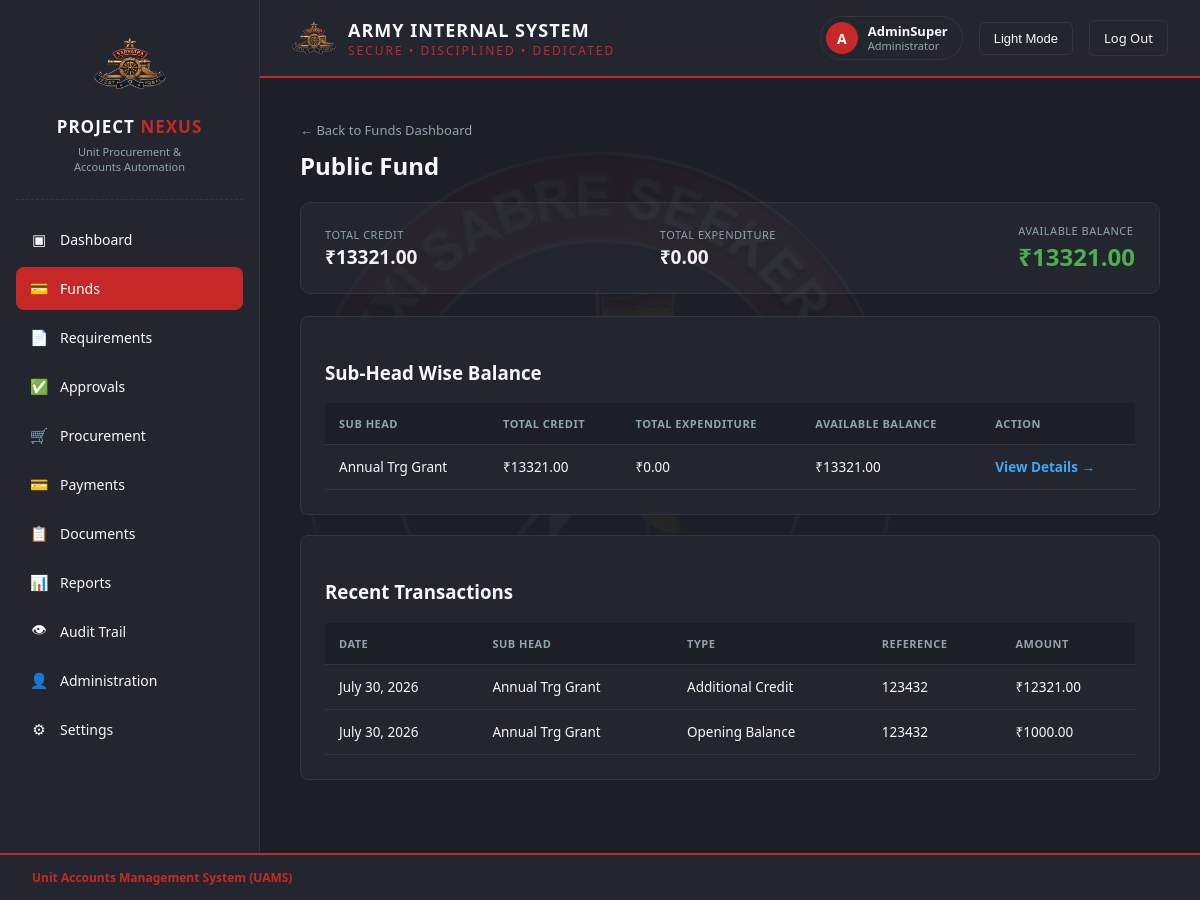
/finance/funds/95928cb2-1ea1-4e2d-93f0-b0ba2e22559a/ (signed in), run on the app's committed database.
### authentication/models.py (models this page shows)
class User(AbstractUser):
    ROLE_CHOICES = [
        ('HEAD_CLERK', 'Head Clerk'),
        ('ACCOUNTS_CLERK', 'Accounts Clerk'),
        ('ACCOUNTS_JCO', 'Accounts JCO'),
        ('ACCOUNTS_OFFICER', 'Accounts Officer'),
        ('CFA', 'Competent Financial Authority (CFA)'),
        ('ADMINISTRATOR', 'Administrator'),
    ]
    STATUS_CHOICES = [
        ('ACTIVE', 'Active'),
        ('SUSPENDED', 'Suspended'),
        ('INACTIVE', 'Inactive'),
    ]
    id = models.UUIDField(primary_key=True, default=uuid.uuid4, editable=False)
    role = models.CharField(max_length=30, choices=ROLE_CHOICES, default='ACCOUNTS_CLERK')
    status = models.CharField(max_length=20, choices=STATUS_CHOICES, default='ACTIVE')
    class Meta:
        db_table = 'uams_users'

### masterdata/models.py (models this page shows, shortened)
class FundHead(CoreModel):
    name = models.CharField(max_length=150, unique=True)
    code = models.CharField(max_length=20, unique=True)
    is_active = models.BooleanField(default=True)
    class Meta:
        db_table = "md_fund_heads"
        ordering = ["name"]

class SubHead(CoreModel):
    fund_head = models.ForeignKey(
        FundHead, on_delete=models.PROTECT, related_name="sub_heads"
    )
    name = models.CharField(max_length=150)
    code = models.CharField(max_length=20)
    is_active = models.BooleanField(default=True)
    class Meta:
        db_table = "md_sub_heads"
        ordering = ["fund_head__name", "name"]
        unique_together = ("fund_head", "code")
        verbose_name_plural = "Sub Heads"

### finance/models.py (models this page shows, shortened)
class FundTransaction(CoreModel):
    TRANSACTION_TYPE_CHOICES = [
        ("OPENING", "Opening Balance"),
        ("CREDIT", "Additional Credit"),
        ("EXPENDITURE", "Actual Expenditure"),
        ("CREDIT_REVERSAL", "Credit Reversal"),
        ("EXPENDITURE_REVERSAL", "Expenditure Reversal"),
        ("ADJUSTMENT_CREDIT", "Credit Adjustment"),
        ("ADJUSTMENT_DEBIT", "Debit Adjustment"),
    ]
    financial_year = models.ForeignKey(
        FinancialYear,
        on_delete=models.PROTECT,
        related_name="fund_transactions",
    )
    sub_head = models.ForeignKey(
        SubHead,
        on_delete=models.PROTECT,
        related_name="fund_transactions",
    )
    transaction_type = models.CharField(
        max_length=30,
        choices=TRANSACTION_TYPE_CHOICES,
    )
    amount = models.DecimalField(
        max_digits=15,
        decimal_places=2,
        validators=[MinValueValidator(Decimal("0.01"))],
    )
    transaction_date = models.DateField(
        default=timezone.localdate,
    )
    fund_entry = models.OneToOneField(
        FundEntry,
        on_delete=models.PROTECT,
        related_name="ledger_transaction",
        blank=True,
        null=True,
    )
    reference_number = models.CharField(
        max_length=100,
        blank=True,
        null=True,
    )
    reference_type = models.CharField(
        max_length=50,
        blank=True,
        null=True,
        help_text="Example: FUND_ENTRY, PAYMENT or REVERSAL.",
    )
    reference_id = models.PositiveBigIntegerField(
        blank=True,
        null=True,
    )
    remarks = models.TextField(
        blank=True,
        null=True,
    )
    is_reversed = models.BooleanField(
        default=False,
    )
    class Meta:
        db_table = "fin_fund_transactions"
        ordering = ["-transaction_date", "-created_at"]
        verbose_name = "Fund Transaction"
        verbose_name_plural = "Fund Transactions"

### finance/views.py (the view)
@login_required
def fund_head_detail(request, pk):
    role = getattr(request.user, "role", None)
    if role not in FUND_ROLES:
        raise PermissionDenied(
            "You are not authorised to access Funds."
        )
    fund_head = get_object_or_404(FundHead, pk=pk)
    fund_txns = FundTransaction.objects.filter(sub_head__fund_head=fund_head)
    summary = _balance_summary(fund_txns)
    sub_heads = []
    for sh in fund_head.sub_heads.filter(is_active=True).order_by("name"):
        sh_txns = FundTransaction.objects.filter(sub_head=sh)
        sh_summary = _balance_summary(sh_txns)
        sub_heads.append({"sub_head": sh, **sh_summary})
    recent_transactions = fund_txns.select_related("sub_head").order_by(
        "-transaction_date", "-created_at"
    )[:10]
    context = {
        "fund_head": fund_head,
        "summary": summary,
        "sub_heads": sub_heads,
        "recent_transactions": recent_transactions,
        "role": role,
    }
    return render(request, "finance/fund_head_detail.html", context)

### core_base/models.py (called while the page is built)
    def get_queryset(self):
        return super().get_queryset().filter(is_deleted=False)

### finance/views.py (called while the page is built)
def _balance_summary(transaction_qs):
    totals = transaction_qs.aggregate(
        total_credit=Coalesce(
            Sum("amount", filter=Q(transaction_type__in=CREDIT_TYPES)),
            ZERO,
        ),
        total_expenditure=Coalesce(
            Sum("amount", filter=Q(transaction_type="EXPENDITURE")),
            ZERO,
        ),
        total_debit=Coalesce(
            Sum("amount", filter=Q(transaction_type__in=DEBIT_TYPES)),
            ZERO,
        ),
    )
    totals["available_balance"] = (
        totals["total_credit"] - totals["total_debit"]
    )
    return totals

### templates/finance/fund_head_detail.html (shortened to what this page needs)
{% load static %}
<!DOCTYPE html>
<html lang="en">
<head>
  <link rel="stylesheet" href="{% static 'css/style.css' %}">
</head>
<body>
<div class="app-layout">
  {% include 'partials/sidebar.html' with active_nav='funds' %}
  <div class="main-content">
    {% include 'partials/header.html' with active_nav='funds' %}
    <div class="dashboard-shell">
      <a href="{% url 'finance:fund-dashboard' %}" class="fhd-back">&larr; Back to Funds Dashboard</a>
      <h2 class="fhd-title">{{ fund_head.name }}</h2>
      <div class="fhd-summary-card">
        <div class="fhd-summary-item">
          <div class="label">Total Credit</div>
          <div class="value">&#8377;{{ summary.total_credit|floatformat:2 }}</div>
        </div>
        <div class="fhd-summary-item">
          <div class="label">Total Expenditure</div>
          <div class="value">&#8377;{{ summary.total_expenditure|floatformat:2 }}</div>
        </div>
        <div class="fhd-summary-item balance">
          <div class="label">Available Balance</div>
          <div class="value">&#8377;{{ summary.available_balance|floatformat:2 }}</div>
        </div>
      </div>
      <div class="card">
        <h3>Sub-Head Wise Balance</h3>
        <table class="fhd-table">
          <thead>
            <tr>
              <th>Sub Head</th>
              <th>Total Credit</th>
              <th>Total Expenditure</th>
              <th>Available Balance</th>
              <th>Action</th>
            </tr>
          </thead>
          <tbody>
            {% for row in sub_heads %}
              <tr>
                <td>{{ row.sub_head.name }}</td>
                <td>&#8377;{{ row.total_credit|floatformat:2 }}</td>
                <td>&#8377;{{ row.total_expenditure|floatformat:2 }}</td>
                <td>&#8377;{{ row.available_balance|floatformat:2 }}</td>
                <td><a href="{% url 'finance:sub-head-detail' row.sub_head.pk %}" class="fhd-link">View Details &rarr;</a></td>
              </tr>
            {% empty %}
              <tr><td colspan="5" class="fhd-empty">No active Sub Heads under this Fund Head.</td></tr>
            {% endfor %}
          </tbody>
        </table>
      </div>
      <div class="card">
        <h3>Recent Transactions</h3>
        <table class="fhd-table">
          <thead>
            <tr>
              <th>Date</th>
              <th>Sub Head</th>
              <th>Type</th>
              <th>Reference</th>
              <th>Amount</th>
            </tr>
          </thead>
          <tbody>
            {% for txn in recent_transactions %}
              <tr>
                <td>{{ txn.transaction_date }}</td>
                <td>{{ txn.sub_head.name }}</td>
                <td>{{ txn.get_transaction_type_display }}</td>
                <td>{{ txn.reference_number|default:"-" }}</td>
                <td>&#8377;{{ txn.amount }}</td>
              </tr>
            {% empty %}
              <tr><td colspan="5" class="fhd-empty">No transactions recorded yet.</td></tr>
            {% endfor %}
          </tbody>
        </table>
      </div>
    </div>
    {% include 'partials/footer.html' %}
  </div>
</div>
</body>
</html>

### templates/partials/header.html
{% load static %}
  <div class="topbar">
      <div class="brand">
        <img src="{% static 'images/main-logo.png' %}" alt="Unit Crest" class="brand-icon">
        <div>
          <h1>ARMY INTERNAL SYSTEM</h1>
          <p class="tagline">SECURE &bull; DISCIPLINED &bull; DEDICATED</p>
        </div>
      </div>
      <div class="topbar-right">
        <div class="profile-chip">
          <span class="profile-avatar">{{ user.username|slice:":1"|upper }}</span>
          <span class="profile-info">
            <span class="profile-name">{{ user.username }}</span>
            <span class="profile-role">{{ user.get_role_display }}</span>
          </span>
        </div>
        <button id="theme-toggle-btn" class="theme-toggle">Light Mode</button>
        <a href="{% url 'logout' %}" class="theme-toggle" style="text-decoration:none;">Log Out</a>
      </div>
    </div>

### static/css/style.css (style rules this page uses)
:root { --primary-red: #C62828; --accent-blue: #42A5F5; --bg: #1C1F26; --surface: #23262F; --border: #33363F; --text-primary: #F5F9FF; --text-secondary: #90A4AE; }
* { box-sizing: border-box; }
body { margin: 0; font-family: 'Segoe UI', Arial, sans-serif; background: var(--bg); color: var(--text-primary); transition: background 0.2s ease, color 0.2s ease; }
.topbar { display: flex; align-items: center; justify-content: space-between; padding: 16px 32px; border-bottom: 2px solid var(--primary-red); background: var(--surface); }
.topbar .brand { display: flex; align-items: center; gap: 12px; }
.topbar .brand-icon { width: 44px; height: 44px; object-fit: contain; }
.topbar h1 { font-size: 18px; margin: 0; letter-spacing: 1px; }
.topbar .tagline { color: var(--primary-red); font-size: 12px; letter-spacing: 2px; margin: 0; }
.topbar-right { display: flex; align-items: center; gap: 16px; }
.theme-toggle { background: transparent; border: 1px solid var(--border); color: var(--text-primary); padding: 8px 14px; border-radius: 6px; cursor: pointer; font-size: 13px; }
.profile-chip { display: flex; align-items: center; gap: 10px; padding: 5px 14px 5px 5px; border: 1px solid var(--border); border-radius: 24px; background: var(--surface); }
.profile-avatar { width: 32px; height: 32px; flex-shrink: 0; border-radius: 50%; background: var(--primary-red); color: #fff; display: flex; align-items: center; justify-content: center; font-weight: 700; font-size: 14px; }
.profile-info { display: flex; flex-direction: column; line-height: 1.25; }
.profile-name { font-size: 13px; font-weight: 600; color: var(--text-primary); }
.profile-role { font-size: 11px; color: var(--text-secondary); }
.dashboard-shell { padding: 40px; position: relative; }
.dashboard-shell::before { content: ''; position: fixed; top: 50%; left: 50%; transform: translate(-50%, -50%); width: 600px; height: 600px; background-image: url('/static/images/dashboard-bg-logo.png'); background-size: contain; background-repeat: no-repeat; background-position: center; opacity: 0.05; pointer-events: none; z-index: 0; }
.dashboard-shell .card { background: var(--surface); border: 1px solid var(--border); border-radius: 8px; padding: 24px; margin-bottom: 20px; position: relative; z-index: 1; }
.app-layout { display: flex; min-height: 100vh; }
.main-content { flex: 1; min-width: 0; padding-bottom: 60px; }
.fd-page-head, .fhd-title, .shd-title { margin-bottom: 20px; }
.fhd-back, .shd-back { font-size: 13px; color: var(--text-secondary); text-decoration: none; display: inline-block; margin-bottom: 10px; }
.fhd-title, .shd-title { font-size: 24px; font-weight: 700; color: var(--text-primary); margin-top: 0; }
.fhd-summary-card, .shd-summary-card { background: var(--surface); border: 1px solid var(--border); border-radius: 10px; padding: 20px 24px; display: flex; justify-content: space-between; align-items: center; margin-bottom: 22px; flex-wrap: wrap; gap: 18px; }
.fhd-summary-item .label, .shd-summary-item .label { font-size: 11px; letter-spacing: 0.5px; text-transform: uppercase; color: var(--text-secondary); }
.fhd-summary-item .value, .shd-summary-item .value { font-size: 19px; font-weight: 700; color: var(--text-primary); margin-top: 2px; }
.fhd-summary-item.balance .value, .shd-summary-item.balance .value { color: #4caf50; font-size: 24px; }
table.fd-table, table.fhd-table, table.shd-table { width: 100%; border-collapse: collapse; margin-top: 8px; }
table.fd-table th, table.fd-table td, table.fhd-table th, table.fhd-table td, table.shd-table th, table.shd-table td { padding: 13px 14px; border-bottom: 1px solid var(--border); text-align: left; color: var(--text-primary); font-size: 13.5px; }
table.fd-table th, table.fhd-table th, table.shd-table th { background: var(--bg); font-size: 11px; letter-spacing: 0.5px; text-transform: uppercase; color: var(--text-secondary); }
.fd-view-link, .fhd-link { color: var(--accent-blue); text-decoration: none; font-weight: 700; }

### data on the page
User: username "A", username "AdminSuper", role "Administrator"
FundHead: name "Public Fund"
SubHead: sub_head.name "Annual Trg Grant", total_credit "13321.00", total_expenditure "0.00", available_balance "13321.00"
FundTransaction: transaction_date "July 30, 2026", sub_head.name "Annual Trg Grant", transaction_type "Additional Credit", reference_number "123432", amount "12321.00"
FundTransaction: transaction_date "July 30, 2026", sub_head.name "Annual Trg Grant", transaction_type "Opening Balance", reference_number "123432", amount "1000.00"

### other printed values
{{ summary.total_credit|floatformat:2 }} "13321.00"
{{ summary.total_expenditure|floatformat:2 }} "0.00"
{{ summary.available_balance|floatformat:2 }} "13321.00"
